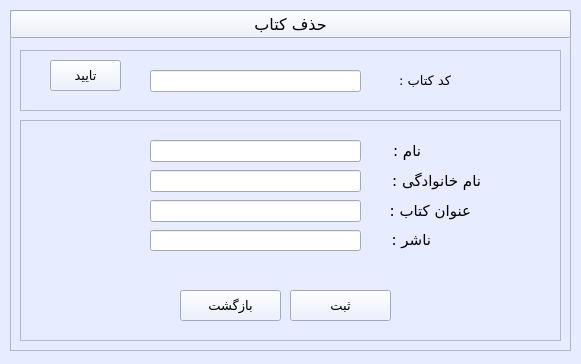
<?xml version="1.0" encoding="UTF-8"?>
<ui version="4.0">
 <class>delete_book</class>
 <widget class="QWidget" name="delete_book">
  <property name="geometry">
   <rect>
    <x>0</x>
    <y>0</y>
    <width>581</width>
    <height>364</height>
   </rect>
  </property>
  <property name="minimumSize">
   <size>
    <width>581</width>
    <height>364</height>
   </size>
  </property>
  <property name="maximumSize">
   <size>
    <width>581</width>
    <height>364</height>
   </size>
  </property>
  <property name="palette">
   <palette>
    <active>
     <colorrole role="WindowText">
      <brush brushstyle="SolidPattern">
       <color alpha="255">
        <red>0</red>
        <green>0</green>
        <blue>0</blue>
       </color>
      </brush>
     </colorrole>
     <colorrole role="Button">
      <brush brushstyle="SolidPattern">
       <color alpha="255">
        <red>231</red>
        <green>237</green>
        <blue>255</blue>
       </color>
      </brush>
     </colorrole>
     <colorrole role="Light">
      <brush brushstyle="SolidPattern">
       <color alpha="255">
        <red>255</red>
        <green>255</green>
        <blue>255</blue>
       </color>
      </brush>
     </colorrole>
     <colorrole role="Midlight">
      <brush brushstyle="SolidPattern">
       <color alpha="255">
        <red>243</red>
        <green>246</green>
        <blue>255</blue>
       </color>
      </brush>
     </colorrole>
     <colorrole role="Dark">
      <brush brushstyle="SolidPattern">
       <color alpha="255">
        <red>115</red>
        <green>118</green>
        <blue>127</blue>
       </color>
      </brush>
     </colorrole>
     <colorrole role="Mid">
      <brush brushstyle="SolidPattern">
       <color alpha="255">
        <red>154</red>
        <green>158</green>
        <blue>170</blue>
       </color>
      </brush>
     </colorrole>
     <colorrole role="Text">
      <brush brushstyle="SolidPattern">
       <color alpha="255">
        <red>0</red>
        <green>0</green>
        <blue>0</blue>
       </color>
      </brush>
     </colorrole>
     <colorrole role="BrightText">
      <brush brushstyle="SolidPattern">
       <color alpha="255">
        <red>255</red>
        <green>255</green>
        <blue>255</blue>
       </color>
      </brush>
     </colorrole>
     <colorrole role="ButtonText">
      <brush brushstyle="SolidPattern">
       <color alpha="255">
        <red>0</red>
        <green>0</green>
        <blue>0</blue>
       </color>
      </brush>
     </colorrole>
     <colorrole role="Base">
      <brush brushstyle="SolidPattern">
       <color alpha="255">
        <red>255</red>
        <green>255</green>
        <blue>255</blue>
       </color>
      </brush>
     </colorrole>
     <colorrole role="Window">
      <brush brushstyle="SolidPattern">
       <color alpha="255">
        <red>231</red>
        <green>237</green>
        <blue>255</blue>
       </color>
      </brush>
     </colorrole>
     <colorrole role="Shadow">
      <brush brushstyle="SolidPattern">
       <color alpha="255">
        <red>0</red>
        <green>0</green>
        <blue>0</blue>
       </color>
      </brush>
     </colorrole>
     <colorrole role="AlternateBase">
      <brush brushstyle="SolidPattern">
       <color alpha="255">
        <red>243</red>
        <green>246</green>
        <blue>255</blue>
       </color>
      </brush>
     </colorrole>
     <colorrole role="ToolTipBase">
      <brush brushstyle="SolidPattern">
       <color alpha="255">
        <red>255</red>
        <green>255</green>
        <blue>220</blue>
       </color>
      </brush>
     </colorrole>
     <colorrole role="ToolTipText">
      <brush brushstyle="SolidPattern">
       <color alpha="255">
        <red>0</red>
        <green>0</green>
        <blue>0</blue>
       </color>
      </brush>
     </colorrole>
    </active>
    <inactive>
     <colorrole role="WindowText">
      <brush brushstyle="SolidPattern">
       <color alpha="255">
        <red>0</red>
        <green>0</green>
        <blue>0</blue>
       </color>
      </brush>
     </colorrole>
     <colorrole role="Button">
      <brush brushstyle="SolidPattern">
       <color alpha="255">
        <red>231</red>
        <green>237</green>
        <blue>255</blue>
       </color>
      </brush>
     </colorrole>
     <colorrole role="Light">
      <brush brushstyle="SolidPattern">
       <color alpha="255">
        <red>255</red>
        <green>255</green>
        <blue>255</blue>
       </color>
      </brush>
     </colorrole>
     <colorrole role="Midlight">
      <brush brushstyle="SolidPattern">
       <color alpha="255">
        <red>243</red>
        <green>246</green>
        <blue>255</blue>
       </color>
      </brush>
     </colorrole>
     <colorrole role="Dark">
      <brush brushstyle="SolidPattern">
       <color alpha="255">
        <red>115</red>
        <green>118</green>
        <blue>127</blue>
       </color>
      </brush>
     </colorrole>
     <colorrole role="Mid">
      <brush brushstyle="SolidPattern">
       <color alpha="255">
        <red>154</red>
        <green>158</green>
        <blue>170</blue>
       </color>
      </brush>
     </colorrole>
     <colorrole role="Text">
      <brush brushstyle="SolidPattern">
       <color alpha="255">
        <red>0</red>
        <green>0</green>
        <blue>0</blue>
       </color>
      </brush>
     </colorrole>
     <colorrole role="BrightText">
      <brush brushstyle="SolidPattern">
       <color alpha="255">
        <red>255</red>
        <green>255</green>
        <blue>255</blue>
       </color>
      </brush>
     </colorrole>
     <colorrole role="ButtonText">
      <brush brushstyle="SolidPattern">
       <color alpha="255">
        <red>0</red>
        <green>0</green>
        <blue>0</blue>
       </color>
      </brush>
     </colorrole>
     <colorrole role="Base">
      <brush brushstyle="SolidPattern">
       <color alpha="255">
        <red>255</red>
        <green>255</green>
        <blue>255</blue>
       </color>
      </brush>
     </colorrole>
     <colorrole role="Window">
      <brush brushstyle="SolidPattern">
       <color alpha="255">
        <red>231</red>
        <green>237</green>
        <blue>255</blue>
       </color>
      </brush>
     </colorrole>
     <colorrole role="Shadow">
      <brush brushstyle="SolidPattern">
       <color alpha="255">
        <red>0</red>
        <green>0</green>
        <blue>0</blue>
       </color>
      </brush>
     </colorrole>
     <colorrole role="AlternateBase">
      <brush brushstyle="SolidPattern">
       <color alpha="255">
        <red>243</red>
        <green>246</green>
        <blue>255</blue>
       </color>
      </brush>
     </colorrole>
     <colorrole role="ToolTipBase">
      <brush brushstyle="SolidPattern">
       <color alpha="255">
        <red>255</red>
        <green>255</green>
        <blue>220</blue>
       </color>
      </brush>
     </colorrole>
     <colorrole role="ToolTipText">
      <brush brushstyle="SolidPattern">
       <color alpha="255">
        <red>0</red>
        <green>0</green>
        <blue>0</blue>
       </color>
      </brush>
     </colorrole>
    </inactive>
    <disabled>
     <colorrole role="WindowText">
      <brush brushstyle="SolidPattern">
       <color alpha="255">
        <red>115</red>
        <green>118</green>
        <blue>127</blue>
       </color>
      </brush>
     </colorrole>
     <colorrole role="Button">
      <brush brushstyle="SolidPattern">
       <color alpha="255">
        <red>231</red>
        <green>237</green>
        <blue>255</blue>
       </color>
      </brush>
     </colorrole>
     <colorrole role="Light">
      <brush brushstyle="SolidPattern">
       <color alpha="255">
        <red>255</red>
        <green>255</green>
        <blue>255</blue>
       </color>
      </brush>
     </colorrole>
     <colorrole role="Midlight">
      <brush brushstyle="SolidPattern">
       <color alpha="255">
        <red>243</red>
        <green>246</green>
        <blue>255</blue>
       </color>
      </brush>
     </colorrole>
     <colorrole role="Dark">
      <brush brushstyle="SolidPattern">
       <color alpha="255">
        <red>115</red>
        <green>118</green>
        <blue>127</blue>
       </color>
      </brush>
     </colorrole>
     <colorrole role="Mid">
      <brush brushstyle="SolidPattern">
       <color alpha="255">
        <red>154</red>
        <green>158</green>
        <blue>170</blue>
       </color>
      </brush>
     </colorrole>
     <colorrole role="Text">
      <brush brushstyle="SolidPattern">
       <color alpha="255">
        <red>115</red>
        <green>118</green>
        <blue>127</blue>
       </color>
      </brush>
     </colorrole>
     <colorrole role="BrightText">
      <brush brushstyle="SolidPattern">
       <color alpha="255">
        <red>255</red>
        <green>255</green>
        <blue>255</blue>
       </color>
      </brush>
     </colorrole>
     <colorrole role="ButtonText">
      <brush brushstyle="SolidPattern">
       <color alpha="255">
        <red>115</red>
        <green>118</green>
        <blue>127</blue>
       </color>
      </brush>
     </colorrole>
     <colorrole role="Base">
      <brush brushstyle="SolidPattern">
       <color alpha="255">
        <red>231</red>
        <green>237</green>
        <blue>255</blue>
       </color>
      </brush>
     </colorrole>
     <colorrole role="Window">
      <brush brushstyle="SolidPattern">
       <color alpha="255">
        <red>231</red>
        <green>237</green>
        <blue>255</blue>
       </color>
      </brush>
     </colorrole>
     <colorrole role="Shadow">
      <brush brushstyle="SolidPattern">
       <color alpha="255">
        <red>0</red>
        <green>0</green>
        <blue>0</blue>
       </color>
      </brush>
     </colorrole>
     <colorrole role="AlternateBase">
      <brush brushstyle="SolidPattern">
       <color alpha="255">
        <red>231</red>
        <green>237</green>
        <blue>255</blue>
       </color>
      </brush>
     </colorrole>
     <colorrole role="ToolTipBase">
      <brush brushstyle="SolidPattern">
       <color alpha="255">
        <red>255</red>
        <green>255</green>
        <blue>220</blue>
       </color>
      </brush>
     </colorrole>
     <colorrole role="ToolTipText">
      <brush brushstyle="SolidPattern">
       <color alpha="255">
        <red>0</red>
        <green>0</green>
        <blue>0</blue>
       </color>
      </brush>
     </colorrole>
    </disabled>
   </palette>
  </property>
  <property name="windowTitle">
   <string>حذف کتاب</string>
  </property>
  <widget class="QFrame" name="main_frame">
   <property name="geometry">
    <rect>
     <x>10</x>
     <y>10</y>
     <width>561</width>
     <height>341</height>
    </rect>
   </property>
   <property name="palette">
    <palette>
     <active>
      <colorrole role="WindowText">
       <brush brushstyle="SolidPattern">
        <color alpha="255">
         <red>0</red>
         <green>0</green>
         <blue>0</blue>
        </color>
       </brush>
      </colorrole>
      <colorrole role="Button">
       <brush brushstyle="SolidPattern">
        <color alpha="255">
         <red>231</red>
         <green>237</green>
         <blue>255</blue>
        </color>
       </brush>
      </colorrole>
      <colorrole role="Light">
       <brush brushstyle="SolidPattern">
        <color alpha="255">
         <red>255</red>
         <green>255</green>
         <blue>255</blue>
        </color>
       </brush>
      </colorrole>
      <colorrole role="Midlight">
       <brush brushstyle="SolidPattern">
        <color alpha="255">
         <red>243</red>
         <green>246</green>
         <blue>255</blue>
        </color>
       </brush>
      </colorrole>
      <colorrole role="Dark">
       <brush brushstyle="SolidPattern">
        <color alpha="255">
         <red>115</red>
         <green>118</green>
         <blue>127</blue>
        </color>
       </brush>
      </colorrole>
      <colorrole role="Mid">
       <brush brushstyle="SolidPattern">
        <color alpha="255">
         <red>154</red>
         <green>158</green>
         <blue>170</blue>
        </color>
       </brush>
      </colorrole>
      <colorrole role="Text">
       <brush brushstyle="SolidPattern">
        <color alpha="255">
         <red>0</red>
         <green>0</green>
         <blue>0</blue>
        </color>
       </brush>
      </colorrole>
      <colorrole role="BrightText">
       <brush brushstyle="SolidPattern">
        <color alpha="255">
         <red>255</red>
         <green>255</green>
         <blue>255</blue>
        </color>
       </brush>
      </colorrole>
      <colorrole role="ButtonText">
       <brush brushstyle="SolidPattern">
        <color alpha="255">
         <red>0</red>
         <green>0</green>
         <blue>0</blue>
        </color>
       </brush>
      </colorrole>
      <colorrole role="Base">
       <brush brushstyle="SolidPattern">
        <color alpha="255">
         <red>255</red>
         <green>255</green>
         <blue>255</blue>
        </color>
       </brush>
      </colorrole>
      <colorrole role="Window">
       <brush brushstyle="SolidPattern">
        <color alpha="255">
         <red>231</red>
         <green>237</green>
         <blue>255</blue>
        </color>
       </brush>
      </colorrole>
      <colorrole role="Shadow">
       <brush brushstyle="SolidPattern">
        <color alpha="255">
         <red>0</red>
         <green>0</green>
         <blue>0</blue>
        </color>
       </brush>
      </colorrole>
      <colorrole role="AlternateBase">
       <brush brushstyle="SolidPattern">
        <color alpha="255">
         <red>243</red>
         <green>246</green>
         <blue>255</blue>
        </color>
       </brush>
      </colorrole>
      <colorrole role="ToolTipBase">
       <brush brushstyle="SolidPattern">
        <color alpha="255">
         <red>255</red>
         <green>255</green>
         <blue>220</blue>
        </color>
       </brush>
      </colorrole>
      <colorrole role="ToolTipText">
       <brush brushstyle="SolidPattern">
        <color alpha="255">
         <red>0</red>
         <green>0</green>
         <blue>0</blue>
        </color>
       </brush>
      </colorrole>
     </active>
     <inactive>
      <colorrole role="WindowText">
       <brush brushstyle="SolidPattern">
        <color alpha="255">
         <red>0</red>
         <green>0</green>
         <blue>0</blue>
        </color>
       </brush>
      </colorrole>
      <colorrole role="Button">
       <brush brushstyle="SolidPattern">
        <color alpha="255">
         <red>231</red>
         <green>237</green>
         <blue>255</blue>
        </color>
       </brush>
      </colorrole>
      <colorrole role="Light">
       <brush brushstyle="SolidPattern">
        <color alpha="255">
         <red>255</red>
         <green>255</green>
         <blue>255</blue>
        </color>
       </brush>
      </colorrole>
      <colorrole role="Midlight">
       <brush brushstyle="SolidPattern">
        <color alpha="255">
         <red>243</red>
         <green>246</green>
         <blue>255</blue>
        </color>
       </brush>
      </colorrole>
      <colorrole role="Dark">
       <brush brushstyle="SolidPattern">
        <color alpha="255">
         <red>115</red>
         <green>118</green>
         <blue>127</blue>
        </color>
       </brush>
      </colorrole>
      <colorrole role="Mid">
       <brush brushstyle="SolidPattern">
        <color alpha="255">
         <red>154</red>
         <green>158</green>
         <blue>170</blue>
        </color>
       </brush>
      </colorrole>
      <colorrole role="Text">
       <brush brushstyle="SolidPattern">
        <color alpha="255">
         <red>0</red>
         <green>0</green>
         <blue>0</blue>
        </color>
       </brush>
      </colorrole>
      <colorrole role="BrightText">
       <brush brushstyle="SolidPattern">
        <color alpha="255">
         <red>255</red>
         <green>255</green>
         <blue>255</blue>
        </color>
       </brush>
      </colorrole>
      <colorrole role="ButtonText">
       <brush brushstyle="SolidPattern">
        <color alpha="255">
         <red>0</red>
         <green>0</green>
         <blue>0</blue>
        </color>
       </brush>
      </colorrole>
      <colorrole role="Base">
       <brush brushstyle="SolidPattern">
        <color alpha="255">
         <red>255</red>
         <green>255</green>
         <blue>255</blue>
        </color>
       </brush>
      </colorrole>
      <colorrole role="Window">
       <brush brushstyle="SolidPattern">
        <color alpha="255">
         <red>231</red>
         <green>237</green>
         <blue>255</blue>
        </color>
       </brush>
      </colorrole>
      <colorrole role="Shadow">
       <brush brushstyle="SolidPattern">
        <color alpha="255">
         <red>0</red>
         <green>0</green>
         <blue>0</blue>
        </color>
       </brush>
      </colorrole>
      <colorrole role="AlternateBase">
       <brush brushstyle="SolidPattern">
        <color alpha="255">
         <red>243</red>
         <green>246</green>
         <blue>255</blue>
        </color>
       </brush>
      </colorrole>
      <colorrole role="ToolTipBase">
       <brush brushstyle="SolidPattern">
        <color alpha="255">
         <red>255</red>
         <green>255</green>
         <blue>220</blue>
        </color>
       </brush>
      </colorrole>
      <colorrole role="ToolTipText">
       <brush brushstyle="SolidPattern">
        <color alpha="255">
         <red>0</red>
         <green>0</green>
         <blue>0</blue>
        </color>
       </brush>
      </colorrole>
     </inactive>
     <disabled>
      <colorrole role="WindowText">
       <brush brushstyle="SolidPattern">
        <color alpha="255">
         <red>115</red>
         <green>118</green>
         <blue>127</blue>
        </color>
       </brush>
      </colorrole>
      <colorrole role="Button">
       <brush brushstyle="SolidPattern">
        <color alpha="255">
         <red>231</red>
         <green>237</green>
         <blue>255</blue>
        </color>
       </brush>
      </colorrole>
      <colorrole role="Light">
       <brush brushstyle="SolidPattern">
        <color alpha="255">
         <red>255</red>
         <green>255</green>
         <blue>255</blue>
        </color>
       </brush>
      </colorrole>
      <colorrole role="Midlight">
       <brush brushstyle="SolidPattern">
        <color alpha="255">
         <red>243</red>
         <green>246</green>
         <blue>255</blue>
        </color>
       </brush>
      </colorrole>
      <colorrole role="Dark">
       <brush brushstyle="SolidPattern">
        <color alpha="255">
         <red>115</red>
         <green>118</green>
         <blue>127</blue>
        </color>
       </brush>
      </colorrole>
      <colorrole role="Mid">
       <brush brushstyle="SolidPattern">
        <color alpha="255">
         <red>154</red>
         <green>158</green>
         <blue>170</blue>
        </color>
       </brush>
      </colorrole>
      <colorrole role="Text">
       <brush brushstyle="SolidPattern">
        <color alpha="255">
         <red>115</red>
         <green>118</green>
         <blue>127</blue>
        </color>
       </brush>
      </colorrole>
      <colorrole role="BrightText">
       <brush brushstyle="SolidPattern">
        <color alpha="255">
         <red>255</red>
         <green>255</green>
         <blue>255</blue>
        </color>
       </brush>
      </colorrole>
      <colorrole role="ButtonText">
       <brush brushstyle="SolidPattern">
        <color alpha="255">
         <red>115</red>
         <green>118</green>
         <blue>127</blue>
        </color>
       </brush>
      </colorrole>
      <colorrole role="Base">
       <brush brushstyle="SolidPattern">
        <color alpha="255">
         <red>231</red>
         <green>237</green>
         <blue>255</blue>
        </color>
       </brush>
      </colorrole>
      <colorrole role="Window">
       <brush brushstyle="SolidPattern">
        <color alpha="255">
         <red>231</red>
         <green>237</green>
         <blue>255</blue>
        </color>
       </brush>
      </colorrole>
      <colorrole role="Shadow">
       <brush brushstyle="SolidPattern">
        <color alpha="255">
         <red>0</red>
         <green>0</green>
         <blue>0</blue>
        </color>
       </brush>
      </colorrole>
      <colorrole role="AlternateBase">
       <brush brushstyle="SolidPattern">
        <color alpha="255">
         <red>231</red>
         <green>237</green>
         <blue>255</blue>
        </color>
       </brush>
      </colorrole>
      <colorrole role="ToolTipBase">
       <brush brushstyle="SolidPattern">
        <color alpha="255">
         <red>255</red>
         <green>255</green>
         <blue>220</blue>
        </color>
       </brush>
      </colorrole>
      <colorrole role="ToolTipText">
       <brush brushstyle="SolidPattern">
        <color alpha="255">
         <red>0</red>
         <green>0</green>
         <blue>0</blue>
        </color>
       </brush>
      </colorrole>
     </disabled>
    </palette>
   </property>
   <property name="frameShape">
    <enum>QFrame::StyledPanel</enum>
   </property>
   <property name="frameShadow">
    <enum>QFrame::Sunken</enum>
   </property>
   <widget class="QPushButton" name="deletebook_btn">
    <property name="geometry">
     <rect>
      <x>0</x>
      <y>0</y>
      <width>561</width>
      <height>28</height>
     </rect>
    </property>
    <property name="font">
     <font>
      <family>2  Yekan</family>
      <pointsize>12</pointsize>
     </font>
    </property>
    <property name="text">
     <string>حذف کتاب</string>
    </property>
   </widget>
   <widget class="QFrame" name="ownerinfo_frame">
    <property name="geometry">
     <rect>
      <x>10</x>
      <y>110</y>
      <width>541</width>
      <height>221</height>
     </rect>
    </property>
    <property name="frameShape">
     <enum>QFrame::StyledPanel</enum>
    </property>
    <property name="frameShadow">
     <enum>QFrame::Sunken</enum>
    </property>
    <widget class="QLineEdit" name="name_entry">
     <property name="geometry">
      <rect>
       <x>130</x>
       <y>20</y>
       <width>211</width>
       <height>22</height>
      </rect>
     </property>
    </widget>
    <widget class="QLineEdit" name="family_entry">
     <property name="geometry">
      <rect>
       <x>130</x>
       <y>50</y>
       <width>211</width>
       <height>22</height>
      </rect>
     </property>
    </widget>
    <widget class="QLabel" name="name_lbl">
     <property name="geometry">
      <rect>
       <x>360</x>
       <y>20</y>
       <width>41</width>
       <height>21</height>
      </rect>
     </property>
     <property name="font">
      <font>
       <family>2  Yekan</family>
       <pointsize>11</pointsize>
      </font>
     </property>
     <property name="text">
      <string>نام :</string>
     </property>
    </widget>
    <widget class="QLabel" name="family_lbl">
     <property name="geometry">
      <rect>
       <x>360</x>
       <y>50</y>
       <width>101</width>
       <height>21</height>
      </rect>
     </property>
     <property name="font">
      <font>
       <family>2  Yekan</family>
       <pointsize>11</pointsize>
      </font>
     </property>
     <property name="text">
      <string>نام خانوادگی :</string>
     </property>
    </widget>
    <widget class="QLineEdit" name="title_entry">
     <property name="geometry">
      <rect>
       <x>130</x>
       <y>80</y>
       <width>211</width>
       <height>22</height>
      </rect>
     </property>
    </widget>
    <widget class="QLabel" name="title_lbl">
     <property name="geometry">
      <rect>
       <x>360</x>
       <y>80</y>
       <width>91</width>
       <height>21</height>
      </rect>
     </property>
     <property name="font">
      <font>
       <family>2  Yekan</family>
       <pointsize>11</pointsize>
      </font>
     </property>
     <property name="layoutDirection">
      <enum>Qt::RightToLeft</enum>
     </property>
     <property name="text">
      <string>عنوان کتاب :</string>
     </property>
    </widget>
    <widget class="QLineEdit" name="publisher_entry">
     <property name="geometry">
      <rect>
       <x>130</x>
       <y>110</y>
       <width>211</width>
       <height>21</height>
      </rect>
     </property>
    </widget>
    <widget class="QLabel" name="publisher_lbl">
     <property name="geometry">
      <rect>
       <x>370</x>
       <y>110</y>
       <width>41</width>
       <height>20</height>
      </rect>
     </property>
     <property name="font">
      <font>
       <family>2  Yekan</family>
       <pointsize>11</pointsize>
      </font>
     </property>
     <property name="layoutDirection">
      <enum>Qt::RightToLeft</enum>
     </property>
     <property name="text">
      <string>ناشر :</string>
     </property>
    </widget>
    <widget class="QPushButton" name="save_btn">
     <property name="geometry">
      <rect>
       <x>270</x>
       <y>170</y>
       <width>101</width>
       <height>31</height>
      </rect>
     </property>
     <property name="font">
      <font>
       <family>2  Yekan</family>
       <pointsize>10</pointsize>
      </font>
     </property>
     <property name="text">
      <string>ثبت</string>
     </property>
    </widget>
    <widget class="QPushButton" name="return_btn">
     <property name="geometry">
      <rect>
       <x>160</x>
       <y>170</y>
       <width>101</width>
       <height>31</height>
      </rect>
     </property>
     <property name="font">
      <font>
       <family>2  Yekan</family>
       <pointsize>10</pointsize>
      </font>
     </property>
     <property name="text">
      <string>بازگشت</string>
     </property>
    </widget>
   </widget>
   <widget class="QFrame" name="search_frame">
    <property name="geometry">
     <rect>
      <x>10</x>
      <y>40</y>
      <width>541</width>
      <height>61</height>
     </rect>
    </property>
    <property name="frameShape">
     <enum>QFrame::StyledPanel</enum>
    </property>
    <property name="frameShadow">
     <enum>QFrame::Sunken</enum>
    </property>
    <widget class="QPushButton" name="confirm_btn">
     <property name="geometry">
      <rect>
       <x>30</x>
       <y>10</y>
       <width>71</width>
       <height>31</height>
      </rect>
     </property>
     <property name="font">
      <font>
       <family>2  Yekan</family>
       <pointsize>10</pointsize>
      </font>
     </property>
     <property name="text">
      <string>تایید</string>
     </property>
    </widget>
    <widget class="QLineEdit" name="bcode_entry">
     <property name="geometry">
      <rect>
       <x>130</x>
       <y>20</y>
       <width>211</width>
       <height>22</height>
      </rect>
     </property>
     <property name="text">
      <string/>
     </property>
    </widget>
    <widget class="QLabel" name="bcode_lbl">
     <property name="geometry">
      <rect>
       <x>370</x>
       <y>20</y>
       <width>61</width>
       <height>20</height>
      </rect>
     </property>
     <property name="font">
      <font>
       <family>2  Yekan</family>
       <pointsize>10</pointsize>
      </font>
     </property>
     <property name="text">
      <string>کد کتاب :</string>
     </property>
    </widget>
   </widget>
  </widget>
 </widget>
 <resources/>
 <connections/>
</ui>
